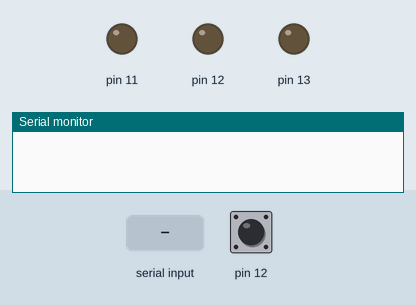
Recording of a program running on a simulated Arduino Nano, built with avr-gcc and run on an emulated ATmega328P. On the bench: output pins drawn as LEDs (lit = HIGH), the last lines printed to the serial monitor. Inputs (shaded band) come from the test bench; at power-on: pin 12 LOW. Pins used as bus, display or sensor lines are not drawn.

Above: at 0.8 s.
0.9 s: pin 12 pulsed HIGH 5 times (0.12 s each, 0.3 s apart)
At 2.2 s:
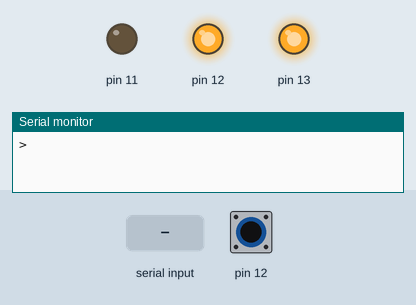
5.4 s: "i\n" received over Serial
At 6.7 s:
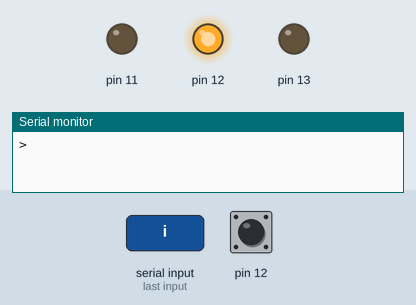
Timing chart, 0 to 8.4 s (numbered marks = the images above; inputs shaded):
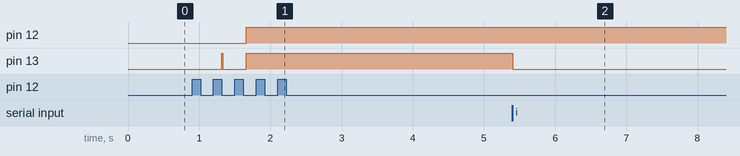

The program:

main.cpp
```cpp
// #if DEVICE == atmega168

#include <Arduino.h>
#include <avr/io.h>

#define SCL_PIN BIT0
#define RES_PIN BIT3
#define SDA_PIN BIT4
#define LED_PIN BIT5

#define DELAY for(i=0;i<1;i++);

#include "devices.h"

#define _CLK1 PORTB|= SCL_PIN;DELAY
#define _CLK0 PORTB&=~SCL_PIN;DELAY


volatile uint16_t i;
uint8_t read_buf[2];
uint16_t dev_id = 0;

uint8_t ram_blk[64];

// firmware version
const uint16_t fw = 0x0002;


void data_send(const uint8_t *data, uint16_t len) {
  uint16_t k;
  uint8_t prev = 0;
  uint8_t curr = 1;

  // PORTB |= SDA_PIN;  // Always starts with high
  // PORTB &= ~SCL_PIN; // Make sure clock is low
  DDRB  |= SDA_PIN;  // Making sure sdata is output
  PORTB |= SDA_PIN | LED_PIN;
  for (k = 0;k < len;k++) {
    curr = (data[k/8] & BIT7 >> k%8) == 0;
    // PORTB |= SCL_PIN; // Set clock high

    if (curr != prev) {
      prev = curr;
      PORTB ^= SDA_PIN | SCL_PIN;
    }
    else
      PORTB ^= SCL_PIN;
    DELAY;
    // // if binary 0
    //   P1OUT |= BIT3; // Set clock high

    //   //uart_print("0", 1);
    // } else {
    // // if binary 1
    //   P1OUT |= BIT5; // Set sdata high
    //   P1OUT |= BIT3; // Set clock high, keeping timing consistent
    //   prev = 1;
    //   //uart_print("1", 1);
    // }

    // P1OUT ^= BIT0;

    //for(i=0;i<delay;i++); //delay
    // P1OUT ^= BIT0;
    PORTB ^= SCL_PIN; // Set clock low
    DELAY;
    //for(i=0;i<delay;i++); //delay
  }
  //P1OUT &= ~BIT6;
}

void wait_sdata_low() {
  PORTB &= ~(LED_PIN | SDA_PIN); // Set to high-Z
  DDRB &= ~SDA_PIN; // Setting sdata to read
  while((PINB & SDA_PIN) != 0); // wait until pin goes low

}

void data_pull() {
  uint8_t j;

  PORTB &= ~(LED_PIN | SDA_PIN); // Set to high-Z
  DDRB &= ~SDA_PIN; // Setting sdata to read
  while((PINB & SDA_PIN) != 0); // wait until pin goes low

  // One clock
  _CLK1;
  _CLK0;

  while((PINB & SDA_PIN) == 0); // wait until pin goes high
  while((PINB & SDA_PIN) != 0); // wait until pin goes low
  // This might take up to 100ms. Perhaps should check if it takes longer
  for(j=0;j<40;j++) {
    // Cycle clock 40 as per specification
    _CLK1;
    _CLK0;
  }
  // Setting config back to write mode
  // DDRB &= ~SDA_PIN;
  // PORTB |= SDA_PIN | LED_PIN;
}

void data_read(uint8_t *buf, uint16_t size) {
  PORTB &= ~(SDA_PIN | LED_PIN);
  DDRB &= ~SDA_PIN; // Setting sdata to read

  uint8_t k;
  // Cycle clock
  _CLK1;
  _CLK0;
  // _CLK1;
  // _CLK0;

  for(k=0;k<size;k++) {
    // Init byte to zero
    _CLK1;
    _CLK0;
    if(k%8==0) buf[k/8] = 0;
    if((PINB & SDA_PIN) != 0) buf[k/8] |= (BIT7 >> k%8);

  }
  _CLK1;
  _CLK0;
}

uint8_t read_byte(uint8_t cmd) {
  uint8_t buf[] = {0b10100000 | (cmd >> 3), 0};
  // buf[0] &= cmd >> 3;
  buf[1] = cmd << 5;
  data_send(buf, 11);
  data_read(&buf[1], 8);
  data_send(buf, 1); // Send 1
  return buf[1];
}

void reset_device() {
  PORTB |= RES_PIN;
  for(i=0;i<500;i++);
  PORTB &= ~RES_PIN;
}

void initialise() {
  DDRB |= SCL_PIN | SDA_PIN | LED_PIN | RES_PIN;
  reset_device();
  data_send(init1, init1_len);
  data_pull();
  data_send(init2, init2_len);
  data_pull();
  data_send(init3_5V, init3_len);
}

uint16_t read_id() {
  data_send(id_setup, id_setup_len);
  data_pull();
  uint16_t result = 0;
  result = read_byte(0b11111000) << 8;
  result |= read_byte(0b11111001);
  return result;
}

uint16_t read_checksum(uint16_t dev_id) {
  if(dev_id == dev_CY8C24123A || dev_id == dev_CY8C24223A || dev_id == dev_CY8C24423A)
    data_send(checksum_1, checksum_len);
  else
    data_send(checksum_0, checksum_len);
  data_pull();
  uint16_t result = 0;
  result = read_byte(0b11111001) << 8;
  result |= read_byte(0b11111000);
  return result;
}

void erase_all_memory() {
  data_send(bulk_erase, bulk_erase_len);
  data_pull();
}

void write_block(uint16_t dev_id, uint8_t block) {
  uint8_t payload[3];
  for(uint8_t ADDR = 0; ADDR < 64; ADDR++) {
    // WRITE BYTE
    uint8_t data = ram_blk[ADDR];
    payload[0] = 0b10010000 | (ADDR >> 3);
    payload[1] = (ADDR << 5) | (data >> 3);
    payload[2] = (data << 5) | 0b00011100;
    // 1001 0aaa  aaad dddd  ddd1 11xx
    data_send(payload, 22);
  }
  payload[0] = 0b10011111;
  payload[1] = 0b01000000 | (block >> 3);
  payload[2] = 0b00011100 | (block << 5);
  // 1001 1111  010d dddd  ddd1 11xx
  data_send(payload, 22);

  if(dev_id >= dev_CY8C27143 && dev_id <= dev_CY8C27643)
    data_send(program_block_1, program_block_len);
  else
    data_send(program_block_0, program_block_len);
  data_pull();
}

void write_secure() {
  uint8_t payload[3];
  for(uint8_t ADDR = 0; ADDR < 64; ADDR++) {
    // WRITE BYTE
    uint8_t data = ram_blk[ADDR];
    payload[0] = 0b10010000 | (ADDR >> 3);
    payload[1] = (ADDR << 5) | (data >> 3);
    payload[2] = (data << 5) | 0b00011100;
    // 1001 0aaa  aaad dddd  ddd1 11xx
    data_send(payload, 22);
  }

  data_send(secure, secure_len);
  data_pull();
}

void read_block(uint8_t block, uint8_t offset) {
  uint8_t payload[3];

  // SET-BLOCK-NUM
  payload[0] = 0b10011111;
  payload[1] = 0b01000000 | (block >> 3);
  payload[2] = 0b00011100 | (block << 5);
  // 1001 1111  010d dddd  ddd1 11xx
  data_send(payload, 22);
  data_send(verify_setup, verify_setup_len);
  data_pull();

  for(uint8_t ADDR = 0; ADDR < 64; ADDR++) {
    ram_blk[ADDR] = read_byte(ADDR + offset);
  }
}

void write_program(uint16_t dev_id, uint16_t blocks) {
  uint8_t payload[3];
  erase_all_memory();
  for(uint16_t BLK_NUM = 0; BLK_NUM < blocks; BLK_NUM++) {
    Serial.readBytes(ram_blk, 64);
    for(uint8_t ADDR = 0; ADDR < 64; ADDR++) {
      // WRITE BYTE
      uint8_t data = ram_blk[ADDR];
      payload[0] = 0b10010000 | (ADDR >> 3);
      payload[1] = (ADDR << 5) | (data >> 3);
      payload[2] = (data << 5) | 0b00011100;
      // 1001 0aaa  aaad dddd  ddd1 11xx
      data_send(payload, 22);
    }
    Serial.write(BLK_NUM);
    // SET-BLOCK-NUM
    payload[0] = 0b10011111;
    payload[1] = 0b01000000 | (BLK_NUM >> 3);
    payload[2] = 0b00011100 | (BLK_NUM << 5);
    // 1001 1111  010d dddd  ddd1 11xx
    data_send(payload, 22);

    if(dev_id >= dev_CY8C27143 && dev_id <= dev_CY8C27643)
      data_send(program_block_1, program_block_len);
    else
      data_send(program_block_0, program_block_len);
    data_pull();
  }

}

void read_program(uint16_t blocks, uint8_t offset) {
  uint8_t payload[3];
  uint8_t data;

  for(uint16_t BLK_NUM = 0; BLK_NUM < blocks; BLK_NUM++) {
    // SET-BLOCK-NUM
    payload[0] = 0b10011111;
    payload[1] = 0b01000000 | (BLK_NUM >> 3);
    payload[2] = 0b00011100 | (BLK_NUM << 5);
    // 1001 1111  010d dddd  ddd1 11xx
    data_send(payload, 22);
    data_send(verify_setup, verify_setup_len);
    data_pull();

    for(uint8_t ADDR = 0; ADDR < 64; ADDR++) {
      ram_blk[ADDR] = read_byte(ADDR + offset);
    }
    Serial.write(ram_blk, 64);
    Serial.write(BLK_NUM);
  }
}

void setup(void) {
  Serial.begin(9600);
  initialise();
  dev_id = read_id();
  Serial.print("> ");
}

void loop() {
  uint8_t command;
  if(Serial.readBytes(&command, 1) > 0) {
    if(command == 'd') {
      Serial.println(dev_id, HEX); // get device ID
    }
    else if(command == 'D') {  // get device ID (in binary)
      Serial.write(dev_id);
      Serial.write(dev_id >> 8);
      Serial.println();
    }
    else if(command == 'i') {  // reinitialise
      initialise();
      dev_id = read_id();
      Serial.println();
    }
    else if(command == 'r') {  // reset_device
      uint8_t args[2] = {0x00, 0x80};
      Serial.readBytes(args, 2);
      read_block(args[0], args[1]);
      Serial.println();
    }
    else if(command == 'e') {  // erase_memory
      erase_all_memory();
      Serial.println();
    }
    else if(command == 'w') {  // write ram block to device with next provided byte being device memory offset
      // Write block
      if(Serial.readBytes(&command, 1) > 0) {
        write_block(dev_id, command);
      }
      Serial.println();
    }
    else if(command == 'f') {   // return this firmware identification
      Serial.println(fw, HEX);
    }
    else if(command == 'F') {   // return this firmware identification (in binary)
      Serial.write(fw);
      Serial.write(fw >> 8);
      Serial.println();
    }
    else if(command == 'c') {   // Return checksum
      Serial.println(read_checksum(dev_id), HEX);
    }
    else if(command == 'C') {   // Return checksum (in binary)
      uint16_t devid = read_checksum(dev_id);
      Serial.write(devid);
      Serial.write(devid >> 8);
      Serial.println();
    }
    else if(command == 's') {    // Read ram block
      Serial.write(ram_blk, 64);
      Serial.println();
    }
    else if(command == 't') {    // Write to ram block
      Serial.readBytes(ram_blk, 64);
      Serial.println();
    }
    else if(command == 'x') {    // Write secure memory
      write_secure();
      Serial.println();
    }
    else if(command == 'a') {    // Reset
      reset_device();
      Serial.println();
    }
    else if(command == '\n') {
      Serial.println();
    }
    else {
      Serial.println("invalid");
    }
    Serial.print("> ");
  }
}
```

Source omitted: devices.h (data table, 5777 bytes)

Measured:
- after the input at 0.9 s, pin 12: LOW → HIGH after 0.76 s; pin 13: LOW → HIGH after 0.42 s, → LOW 0.01 s later, → HIGH 0.33 s later
- after the input at 5.4 s, pin 13: HIGH → LOW at once
